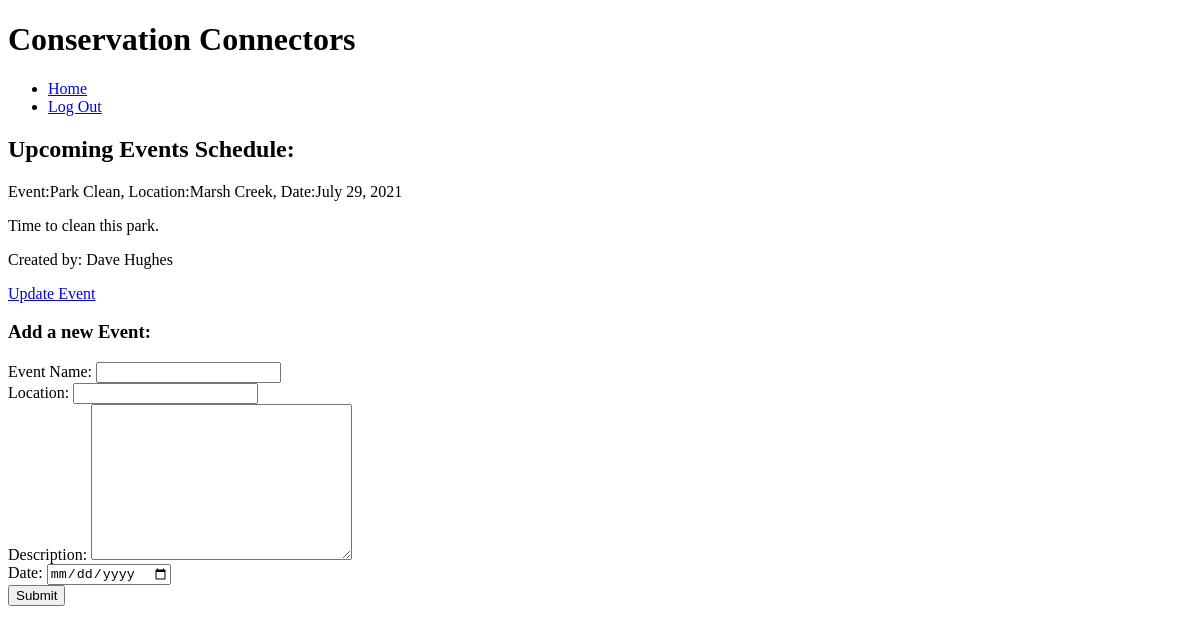
/conserve/events, run on an earlier commit of the app's database.
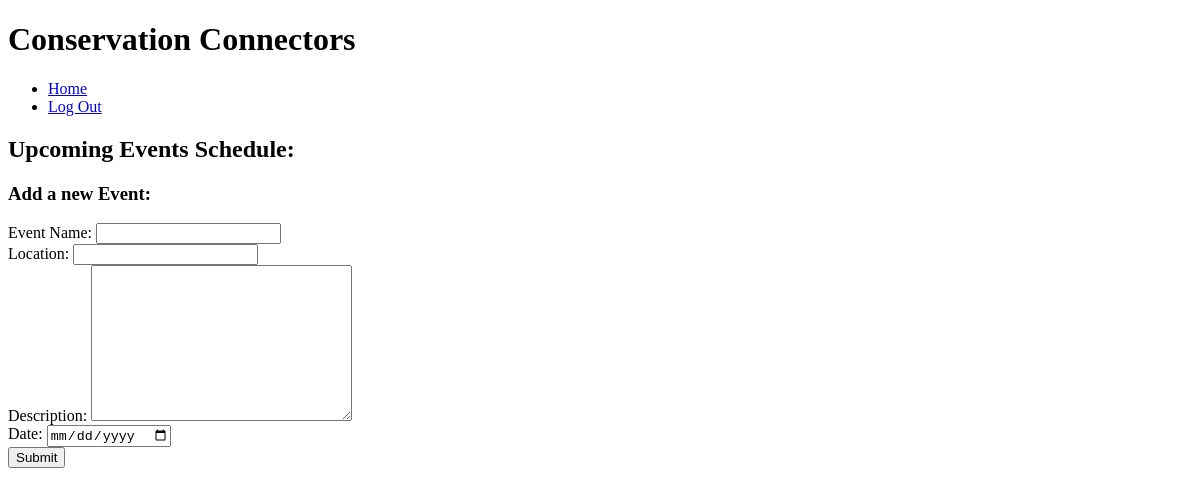
And on a later commit of the database.
### conserve_app/models.py (models this page shows)
class Event(models.Model):
    name = models.CharField(max_length=100)
    location = models.CharField(max_length=100)
    description = models.CharField(max_length=500)
    date = models.DateField()
    user=models.ForeignKey('login_app.User', related_name='events', on_delete=models.CASCADE)
    created_at= models.DateTimeField(auto_now_add=True)
    updated_at = models.DateTimeField(auto_now=True)
    objects= EventManager()

### login_app/models.py (models this page shows)
class User(models.Model):
    first_name=models.CharField(max_length=45)
    last_name=models.CharField(max_length=45)
    email=models.CharField(max_length=45)
    password= models.CharField(max_length=65)
    created_at=models.DateTimeField(auto_now_add=True)
    updated_at=models.DateTimeField(auto_now=True)
    objects=UserManager()

### conserve_app/views.py (the view)
# urls.py: path('events', views.events),
def events(request):
    context = {
        'events': Event.objects.all()
    }
    return render(request, 'events.html', context)

### conserve_app/templates/events.html (shortened to what this page needs)
<!DOCTYPE html>
<html lang="en">
<head>
</head>
<body>
    <div>
        <h1>Conservation Connectors</h1>
            <ul>
                <li><a href="/dash">Home</a></li>
                <li><a href="/logout">Log Out</a></li>
            </ul>
    </div>
    <div>
        <h2>Upcoming Events Schedule:</h2>
        {% for event in events %}
        <p>Event:{{event.name}},  Location:{{event.location}}, Date:{{event.date}}</p>
        <p>{{event.description}}</p>
        <p>Created by: {{event.user.first_name}} {{event.user.last_name}}</p>
        <a href="/conserve/update_event/{{event.id}}">Update Event</a>
        {% endfor %}
    </div>
    <div class="newEvent">
        <h3>Add a new Event:</h3>
        <form action="/conserve/new_event" method="POST">
            <div>
                <label for="name">Event Name:</label>
                <input type="text" name="name" id="name">
            </div>
            <div>
                <label for="location">Location:</label>
                <input type="text" name="location" id="location">
            </div>
            <div>
                <label for="description">Description:</label>
                <textarea name="description" id="description" cols="30" rows="10"></textarea>
            </div>
            <div>
                <label for="date">Date:</label>
                <input type="date" name="date" id="date">
            </div>
            <button>Submit</button>
        </form>
    </div>
</body>
</html>

What changed in the data, as far as the page shows it:
removed Event: name "Park Clean", location "Marsh Creek", date "July 29, 2021", description "Time to clean this park.", user.first_name "Dave", user.last_name "Hughes"
